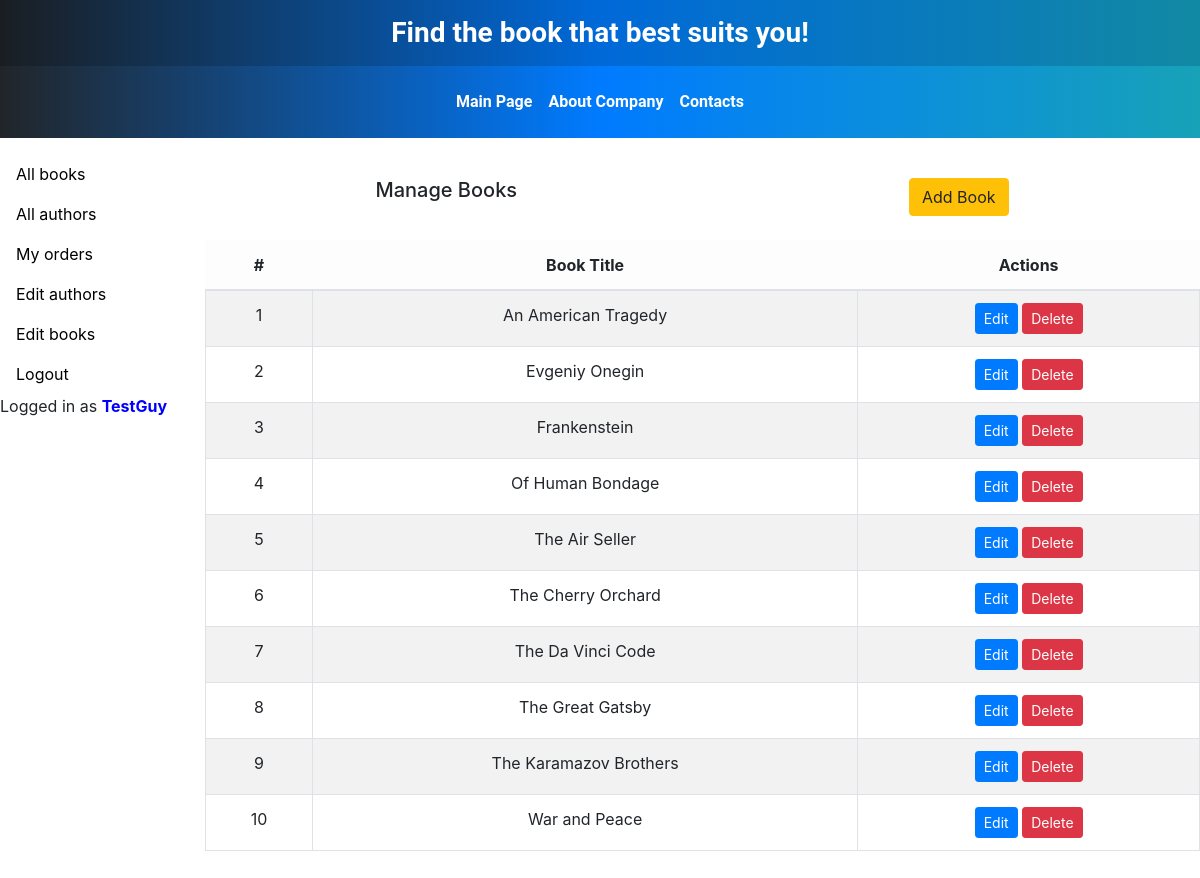
/edit_books/ (signed in), run on the app's committed database.
### catalog/models.py (models this page shows, shortened)
class Book(models.Model):
    title = models.CharField(max_length=200,
                             help_text="Enter the title of the book",
                             verbose_name="Book Title")
    genre = models.ForeignKey('Genre',
                              on_delete=models.CASCADE,
                              help_text="Enter the genre of the book",
                              verbose_name="Book Genre",
                              null=True)
    language = models.ForeignKey('Language',
                                 on_delete=models.CASCADE,
                                 help_text="Enter the language of the book",
                                 verbose_name="Book Language",
                                 null=True)
    publisher = models.ForeignKey('Publisher',
                                  on_delete=models.CASCADE,
                                  help_text="Enter the publisher of the book",
                                  verbose_name="Publisher",
                                  null=True)
    year = models.CharField(max_length=4,
                            help_text="Enter the year of the book",
                            verbose_name="Book Year")
    author = models.ManyToManyField('Author',
                                    help_text="Enter the author(s) of the book",
                                    verbose_name="Book Author(s)")
    summary = models.TextField(max_length=1000,
                               help_text="Enter the short summary of the book",
                               verbose_name="Book Annotation")
    isbn = models.CharField(max_length=13,
                            help_text="It must contain 13 symbols",
                            verbose_name="ISBN of the Book")
    photo = models.ImageField(upload_to="images",
                              help_text="Enter the cover of the book",
                              verbose_name="Book Cover")
    class Meta:
        ordering = ['title']  # Default ordering by book title
    def display_author(self):
        return ', '.join([f"{author.first_name} {author.last_name}" for author in self.author.all()])
    display_author.short_description = 'Authors'

### catalog/views.py (the view)
# urls.py: path('edit_books/', login_required(views.edit_books), name='edit-books'),
def edit_books(request):
    book = Book.objects.all()
    context = {
        'book': book,
    }
    return render(request, 'catalog/edit_books.html', context)

### templates/catalog/edit_books.html
{% extends 'catalog/base.html' %}
{% block content %}
<div class="container mt-4">
    <div class="row mb-4">
        <div class="col text-start">
            <h5>Manage Books</h5>
        </div>
        <div class="col text-end">
            <a href="{% url 'book-create' %}" class="btn btn-warning">Add Book</a>
        </div>
    </div>
    <div class="row">
        <div class="col">
            {% if book %}
            <div class="table-responsive">
                <table class="table table-striped table-bordered text-start">
                    <thead class="table-light">
                    <tr>
                        <th>#</th>
                        <th>Book Title</th>
                        <th>Actions</th>
                    </tr>
                    </thead>
                    <tbody>
                    {% for book in book.all %}
                    <tr>
                        <td>{{ forloop.counter }}</td>
                        <td>{{ book.title }}</td>
                        <td>
                            <a href="{% url 'book-update' book.id %}" class="btn btn-sm btn-primary">Edit</a>
                            <a href="{% url 'book-delete' book.id %}" class="btn btn-sm btn-danger" onclick="return confirm('Are you sure you want to delete this book?');">Delete</a>
                        </td>
                    </tr>
                    {% endfor %}
                    </tbody>
                </table>
            </div>
            {% else %}
            <div class="alert alert-info text-center" role="alert">
                There are no books in the database. Click "Add Book" to get started.
            </div>
            {% endif %}
        </div>
    </div>
</div>
{% endblock %}

### templates/catalog/base.html (shortened to what this page needs)
<!doctype html>
<html lang="en">
<head>
    {% load static %}
    <link rel="stylesheet" href="https://stackpath.bootstrapcdn.com/bootstrap/4.5.2/css/bootstrap.min.css">
    <link rel="stylesheet" href="https://cdnjs.cloudflare.com/ajax/libs/font-awesome/4.7.0/css/font-awesome.min.css">
</head>
<body>
<div class="wrapper">
    <header class="header">
        <div class="container">
            <div class="row align-items-center">
                <div class="col-12 text-center text-md-left">
                    <h3 class="text-center font-weight-bold mb-0">
                        Find the book that best suits you!
                    </h3>
                </div>
            </div>
        </div>
    </header>
    <nav class="navbar navbar-expand-lg navbar-custom">
        <div class="container">
            <div class="collapse navbar-collapse justify-content-center" id="navbarNav">
                <ul class="navbar-nav">
                    <li class="nav-item">
                        <a class="nav-link" href="{% url 'index' %}">Main Page</a>
                    </li>
                    <li class="nav-item">
                        <a class="nav-link" href="{% url 'about' %}">About Company</a>
                    </li>
                    <li class="nav-item">
                        <a class="nav-link" href="{% url 'contacts' %}">Contacts</a>
                    </li>
                </ul>
            </div>
        </div>
    </nav>
    <div class="container-fluid content-area">
        <div class="row">
            <div class="col-2">
                {% block sidebar %}
                <nav class="nav flex-column">
                    <a class="nav-link" href="{% url 'books' %}">All books</a>
                    <a class="nav-link" href="{% url 'authors-list' %}">All authors</a>
                    {% if user.is_authenticated %}
                    <a class="nav-link" href="{% url 'my-borrowed-books' %}">My orders</a>
                    <a class="nav-link" href="{% url 'edit-authors' %}">Edit authors</a>
                    <a class="nav-link" href="{% url 'edit-books' %}">Edit books</a>
                    <a class="nav-link" href="#" onclick="event.preventDefault(); document.getElementById('logout-form').submit();">Logout</a>
                    <div>Logged in as <span style="color: blue; font-weight: bold;">{{ user.get_username }}</span></div>
                    {% else %}
                    <a class="nav-link" href="{% url 'login' %}">Login</a>
                    {% endif %}
                </nav>
                {% endblock sidebar %}
            </div>
            <div class="col-10">
                <div class="row text-center">
                    {% block content %}
                    {% endblock content %}
                </div>
            </div>
        </div>
    </div>
</div>
</body>
</html>

### templates/catalog/base.html (style rules this page uses)
.header { background: linear-gradient(90deg, #1a1e22, #0069d9, #1289a3); color: #fff; padding: 1rem 0; font-family: 'Roboto', sans-serif; }
.header h3 { font-size: 1.75rem; margin: 0; }
.navbar-custom { background: linear-gradient(90deg, #212529, #007bff, #17a2b8); color: #fff; padding: 1rem 0; font-family: 'Roboto', sans-serif; }
.navbar-custom .navbar-nav .nav-link { font-weight: bold; color: white; transition: color 0.3s ease, background-color 0.3s ease; }
.nav-link { color: #000; }
html, body { height: 100%; margin: 0; }
.wrapper { min-height: 100%; display: flex; flex-direction: column; }
.content-area { padding: 1rem 0; }

### data on the page
Book: title "An American Tragedy"
Book: title "Evgeniy Onegin"
Book: title "Frankenstein"
Book: title "Of Human Bondage"
Book: title "The Air Seller"
Book: title "The Cherry Orchard"
Book: title "The Da Vinci Code"
Book: title "The Great Gatsby"
Book: title "The Karamazov Brothers"
Book: title "War and Peace"

### other printed values
{{ user.get_username }} "TestGuy"
